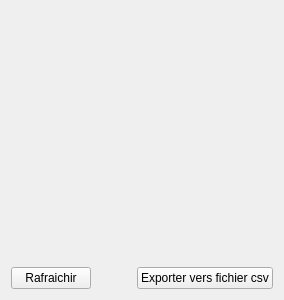
              <widget class="QWidget" name="page_4">
               <layout class="QGridLayout" name="gridLayout_17">
                <item row="0" column="0">
                 <widget class="SQLTableForm" name="customSqlTableWidget" native="true">
                  <property name="sizePolicy">
                   <sizepolicy hsizetype="Preferred" vsizetype="MinimumExpanding">
                    <horstretch>0</horstretch>
                    <verstretch>0</verstretch>
                   </sizepolicy>
                  </property>
                  <property name="minimumSize">
                   <size>
                    <width>0</width>
                    <height>250</height>
                   </size>
                  </property>
                 </widget>
                </item>
                <item row="1" column="0">
                 <layout class="QHBoxLayout" name="horizontalLayout_15">
                  <property name="topMargin">
                   <number>0</number>
                  </property>
                  <item>
                   <widget class="QPushButton" name="refreshCustomTablePushButton">
                    <property name="text">
                     <string>Rafraichir</string>
                    </property>
                    <property name="icon">
                     <iconset resource="qressources.qrc">
                      <normaloff>:/images/refresh.png</normaloff>:/images/refresh.png</iconset>
                    </property>
                   </widget>
                  </item>
                  <item>
                   <spacer name="horizontalSpacer_12">
                    <property name="orientation">
                     <enum>Qt::Orientation::Horizontal</enum>
                    </property>
                    <property name="sizeHint" stdset="0">
                     <size>
                      <width>40</width>
                      <height>20</height>
                     </size>
                    </property>
                   </spacer>
                  </item>
                  <item>
                   <widget class="QPushButton" name="exportCustomDCLToCsvPushButton">
                    <property name="text">
                     <string>Exporter vers fichier csv</string>
                    </property>
                    <property name="icon">
                     <iconset resource="qressources.qrc">
                      <normaloff>:/images/export2csv.png</normaloff>:/images/export2csv.png</iconset>
                    </property>
                   </widget>
                  </item>
                 </layout>
                </item>
               </layout>
              </widget>
